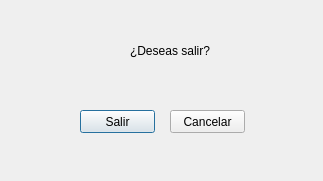
<?xml version="1.0" encoding="UTF-8"?>
<ui version="4.0">
 <class>jdgSalir</class>
 <widget class="QDialog" name="jdgSalir">
  <property name="geometry">
   <rect>
    <x>0</x>
    <y>0</y>
    <width>323</width>
    <height>181</height>
   </rect>
  </property>
  <property name="windowTitle">
   <string>Salir</string>
  </property>
  <property name="windowIcon">
   <iconset>
    <normaloff>IMG/Coche.png</normaloff>IMG/Coche.png</iconset>
  </property>
  <widget class="QLabel" name="label">
   <property name="geometry">
    <rect>
     <x>130</x>
     <y>40</y>
     <width>141</width>
     <height>21</height>
    </rect>
   </property>
   <property name="text">
    <string>¿Deseas salir?</string>
   </property>
  </widget>
  <widget class="QPushButton" name="btnSalir">
   <property name="geometry">
    <rect>
     <x>80</x>
     <y>110</y>
     <width>75</width>
     <height>23</height>
    </rect>
   </property>
   <property name="text">
    <string>Salir</string>
   </property>
  </widget>
  <widget class="QPushButton" name="btnCancelar">
   <property name="geometry">
    <rect>
     <x>170</x>
     <y>110</y>
     <width>75</width>
     <height>23</height>
    </rect>
   </property>
   <property name="text">
    <string>Cancelar</string>
   </property>
  </widget>
 </widget>
 <resources/>
 <connections/>
</ui>
